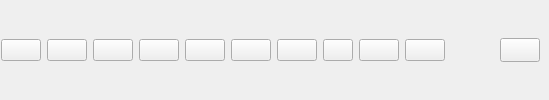
     <widget class="QWidget" name="widget_2" native="true">
      <property name="sizePolicy">
       <sizepolicy hsizetype="Preferred" vsizetype="Fixed">
        <horstretch>0</horstretch>
        <verstretch>0</verstretch>
       </sizepolicy>
      </property>
      <property name="minimumSize">
       <size>
        <width>200</width>
        <height>50</height>
       </size>
      </property>
      <property name="font">
       <font>
        <italic>false</italic>
       </font>
      </property>
      <property name="styleSheet">
       <string notr="true">border-left-color: rgba(191, 64, 64, 0);</string>
      </property>
      <layout class="QHBoxLayout" name="horizontalLayout_3">
       <property name="leftMargin">
        <number>0</number>
       </property>
       <property name="topMargin">
        <number>0</number>
       </property>
       <property name="rightMargin">
        <number>9</number>
       </property>
       <property name="bottomMargin">
        <number>0</number>
       </property>
       <item>
        <widget class="QFrame" name="horizontalFrame">
         <property name="sizePolicy">
          <sizepolicy hsizetype="Fixed" vsizetype="Fixed">
           <horstretch>0</horstretch>
           <verstretch>0</verstretch>
          </sizepolicy>
         </property>
         <layout class="QHBoxLayout" name="horizontalLayout_6">
          <property name="sizeConstraint">
           <enum>QLayout::SetDefaultConstraint</enum>
          </property>
          <property name="leftMargin">
           <number>1</number>
          </property>
          <item>
           <widget class="QPushButton" name="active_grid_area_button">
            <property name="enabled">
             <bool>true</bool>
            </property>
            <property name="sizePolicy">
             <sizepolicy hsizetype="Expanding" vsizetype="Expanding">
              <horstretch>0</horstretch>
              <verstretch>0</verstretch>
             </sizepolicy>
            </property>
            <property name="minimumSize">
             <size>
              <width>0</width>
              <height>0</height>
             </size>
            </property>
            <property name="maximumSize">
             <size>
              <width>60</width>
              <height>30</height>
             </size>
            </property>
            <property name="toolTip">
             <string>Active Grid Area</string>
            </property>
            <property name="styleSheet">
             <string notr="true">border-color: rgb(61, 56, 70);</string>
            </property>
            <property name="text">
             <string/>
            </property>
            <property name="icon">
             <iconset>
              <normaloff>../src/icons/stop.png</normaloff>../src/icons/stop.png</iconset>
            </property>
            <property name="iconSize">
             <size>
              <width>24</width>
              <height>24</height>
             </size>
            </property>
            <property name="shortcut">
             <string>M</string>
            </property>
            <property name="checkable">
             <bool>true</bool>
            </property>
            <property name="checked">
             <bool>false</bool>
            </property>
            <property name="autoExclusive">
             <bool>false</bool>
            </property>
            <property name="flat">
             <bool>false</bool>
            </property>
           </widget>
          </item>
          <item>
           <widget class="QPushButton" name="eraser_button">
            <property name="sizePolicy">
             <sizepolicy hsizetype="Expanding" vsizetype="Expanding">
              <horstretch>0</horstretch>
              <verstretch>0</verstretch>
             </sizepolicy>
            </property>
            <property name="minimumSize">
             <size>
              <width>0</width>
              <height>0</height>
             </size>
            </property>
            <property name="maximumSize">
             <size>
              <width>60</width>
              <height>30</height>
             </size>
            </property>
            <property name="toolTip">
             <string>Eraser</string>
            </property>
            <property name="styleSheet">
             <string notr="true">border-color: rgb(61, 56, 70);</string>
            </property>
            <property name="text">
             <string/>
            </property>
            <property name="icon">
             <iconset>
              <normaloff>../src/icons/eraser.png</normaloff>../src/icons/eraser.png</iconset>
            </property>
            <property name="iconSize">
             <size>
              <width>24</width>
              <height>24</height>
             </size>
            </property>
            <property name="shortcut">
             <string>E</string>
            </property>
            <property name="checkable">
             <bool>true</bool>
            </property>
            <property name="checked">
             <bool>false</bool>
            </property>
            <property name="flat">
             <bool>false</bool>
            </property>
           </widget>
          </item>
          <item>
           <widget class="QPushButton" name="brush_button">
            <property name="sizePolicy">
             <sizepolicy hsizetype="Expanding" vsizetype="Expanding">
              <horstretch>0</horstretch>
              <verstretch>0</verstretch>
             </sizepolicy>
            </property>
            <property name="minimumSize">
             <size>
              <width>0</width>
              <height>0</height>
             </size>
            </property>
            <property name="maximumSize">
             <size>
              <width>60</width>
              <height>30</height>
             </size>
            </property>
            <property name="toolTip">
             <string>Pen</string>
            </property>
            <property name="styleSheet">
             <string>border-color: rgb(61, 56, 70);</string>
            </property>
            <property name="text">
             <string/>
            </property>
            <property name="icon">
             <iconset>
              <normaloff>../src/icons/pen.png</normaloff>../src/icons/pen.png</iconset>
            </property>
            <property name="iconSize">
             <size>
              <width>24</width>
              <height>24</height>
             </size>
            </property>
            <property name="shortcut">
             <string>B</string>
            </property>
            <property name="checkable">
             <bool>true</bool>
            </property>
           </widget>
          </item>
          <item>
           <widget class="QPushButton" name="move_button">
            <property name="maximumSize">
             <size>
              <width>60</width>
              <height>30</height>
             </size>
            </property>
            <property name="styleSheet">
             <string>border-color: rgb(61, 56, 70);</string>
            </property>
            <property name="text">
             <string/>
            </property>
            <property name="icon">
             <iconset>
              <normalon>../src/icons/move.png</normalon>
             </iconset>
            </property>
            <property name="iconSize">
             <size>
              <width>24</width>
              <height>24</height>
             </size>
            </property>
            <property name="checkable">
             <bool>true</bool>
            </property>
           </widget>
          </item>
          <item>
           <widget class="QPushButton" name="grid_button">
            <property name="sizePolicy">
             <sizepolicy hsizetype="Expanding" vsizetype="Expanding">
              <horstretch>0</horstretch>
              <verstretch>0</verstretch>
             </sizepolicy>
            </property>
            <property name="minimumSize">
             <size>
              <width>0</width>
              <height>0</height>
             </size>
            </property>
            <property name="maximumSize">
             <size>
              <width>60</width>
              <height>30</height>
             </size>
            </property>
            <property name="toolTip">
             <string>Toggle Grid</string>
            </property>
            <property name="styleSheet">
             <string notr="true">border-color: rgb(61, 56, 70);</string>
            </property>
            <property name="text">
             <string/>
            </property>
            <property name="icon">
             <iconset>
              <normaloff>../src/icons/grid.png</normaloff>../src/icons/grid.png</iconset>
            </property>
            <property name="iconSize">
             <size>
              <width>24</width>
              <height>24</height>
             </size>
            </property>
            <property name="shortcut">
             <string>G</string>
            </property>
            <property name="checkable">
             <bool>true</bool>
            </property>
           </widget>
          </item>
          <item>
           <widget class="QPushButton" name="nsfw_button">
            <property name="sizePolicy">
             <sizepolicy hsizetype="Expanding" vsizetype="Expanding">
              <horstretch>0</horstretch>
              <verstretch>0</verstretch>
             </sizepolicy>
            </property>
            <property name="minimumSize">
             <size>
              <width>0</width>
              <height>0</height>
             </size>
            </property>
            <property name="maximumSize">
             <size>
              <width>60</width>
              <height>30</height>
             </size>
            </property>
            <property name="toolTip">
             <string>Toggle NSFW Filter</string>
            </property>
            <property name="styleSheet">
             <string notr="true">border-color: rgb(61, 56, 70);</string>
            </property>
            <property name="text">
             <string/>
            </property>
            <property name="icon">
             <iconset>
              <normaloff>../src/icons/underwear.png</normaloff>../src/icons/underwear.png</iconset>
            </property>
            <property name="iconSize">
             <size>
              <width>24</width>
              <height>24</height>
             </size>
            </property>
            <property name="checkable">
             <bool>true</bool>
            </property>
            <property name="checked">
             <bool>false</bool>
            </property>
            <property name="flat">
             <bool>false</bool>
            </property>
           </widget>
          </item>
          <item>
           <widget class="QPushButton" name="focus_button">
            <property name="sizePolicy">
             <sizepolicy hsizetype="Expanding" vsizetype="Expanding">
              <horstretch>0</horstretch>
              <verstretch>0</verstretch>
             </sizepolicy>
            </property>
            <property name="minimumSize">
             <size>
              <width>0</width>
              <height>0</height>
             </size>
            </property>
            <property name="maximumSize">
             <size>
              <width>60</width>
              <height>30</height>
             </size>
            </property>
            <property name="toolTip">
             <string>Recenter Canvas</string>
            </property>
            <property name="styleSheet">
             <string notr="true">border-color: rgb(61, 56, 70);</string>
            </property>
            <property name="text">
             <string/>
            </property>
            <property name="icon">
             <iconset>
              <normaloff>../src/icons/camera-focus.png</normaloff>../src/icons/camera-focus.png</iconset>
            </property>
            <property name="iconSize">
             <size>
              <width>24</width>
              <height>24</height>
             </size>
            </property>
           </widget>
          </item>
          <item>
           <widget class="QPushButton" name="wordballoon_button">
            <property name="maximumSize">
             <size>
              <width>30</width>
              <height>30</height>
             </size>
            </property>
            <property name="text">
             <string/>
            </property>
           </widget>
          </item>
          <item>
           <widget class="QPushButton" name="undo_button">
            <property name="sizePolicy">
             <sizepolicy hsizetype="Expanding" vsizetype="Expanding">
              <horstretch>0</horstretch>
              <verstretch>0</verstretch>
             </sizepolicy>
            </property>
            <property name="minimumSize">
             <size>
              <width>0</width>
              <height>0</height>
             </size>
            </property>
            <property name="maximumSize">
             <size>
              <width>60</width>
              <height>30</height>
             </size>
            </property>
            <property name="toolTip">
             <string>Undo</string>
            </property>
            <property name="styleSheet">
             <string notr="true">border-color: rgb(61, 56, 70);</string>
            </property>
            <property name="text">
             <string/>
            </property>
            <property name="icon">
             <iconset>
              <normaloff>../src/icons/undo.png</normaloff>../src/icons/undo.png</iconset>
            </property>
            <property name="iconSize">
             <size>
              <width>24</width>
              <height>24</height>
             </size>
            </property>
           </widget>
          </item>
          <item>
           <widget class="QPushButton" name="redo_button">
            <property name="sizePolicy">
             <sizepolicy hsizetype="Expanding" vsizetype="Expanding">
              <horstretch>0</horstretch>
              <verstretch>0</verstretch>
             </sizepolicy>
            </property>
            <property name="minimumSize">
             <size>
              <width>0</width>
              <height>0</height>
             </size>
            </property>
            <property name="maximumSize">
             <size>
              <width>60</width>
              <height>30</height>
             </size>
            </property>
            <property name="toolTip">
             <string>Redo</string>
            </property>
            <property name="styleSheet">
             <string notr="true">border-color: rgb(61, 56, 70);</string>
            </property>
            <property name="text">
             <string/>
            </property>
            <property name="icon">
             <iconset>
              <normaloff>../src/icons/redo.png</normaloff>../src/icons/redo.png</iconset>
            </property>
            <property name="iconSize">
             <size>
              <width>24</width>
              <height>24</height>
             </size>
            </property>
           </widget>
          </item>
         </layout>
        </widget>
       </item>
       <item>
        <spacer name="horizontalSpacer">
         <property name="orientation">
          <enum>Qt::Horizontal</enum>
         </property>
         <property name="sizeHint" stdset="0">
          <size>
           <width>40</width>
           <height>20</height>
          </size>
         </property>
        </spacer>
       </item>
       <item>
        <widget class="QPushButton" name="darkmode_button">
         <property name="minimumSize">
          <size>
           <width>24</width>
           <height>24</height>
          </size>
         </property>
         <property name="toolTip">
          <string>Toggle dark mode</string>
         </property>
         <property name="styleSheet">
          <string>border-color: rgb(61, 56, 70);</string>
         </property>
         <property name="text">
          <string/>
         </property>
         <property name="icon">
          <iconset>
           <normalon>../src/icons/weather-night.png</normalon>
          </iconset>
         </property>
         <property name="iconSize">
          <size>
           <width>24</width>
           <height>24</height>
          </size>
         </property>
        </widget>
       </item>
      </layout>
     </widget>
